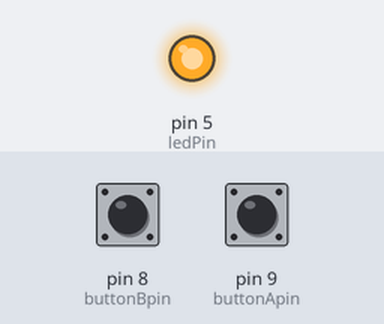
The sketch below on a simulated Arduino Uno, built with avr-gcc and run on an emulated ATmega328P. Parts: output pins drawn as LEDs (lit = HIGH). Dashed ring = blinking. The test bench sets the inputs (shaded band); at power-on: pin 9 (buttonApin) HIGH, pin 8 (buttonBpin) HIGH.

Above: at 1.2 s.
1.3 s: pin 9 (buttonApin) pulled LOW for 1 s
At 2.09 s:
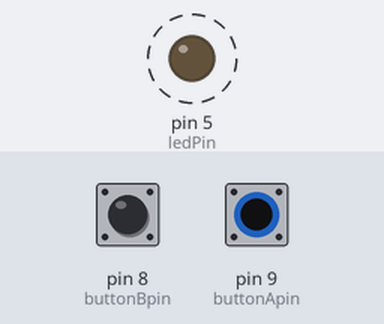
3.8 s: pin 9 (buttonApin) pulled LOW for 0.15 s
At 4.9 s:
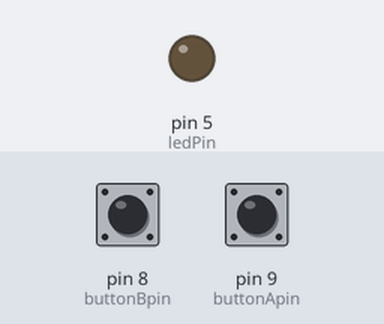
5.4 s: pin 9 (buttonApin) pulled LOW for 3.2 s
At 6.19 s:
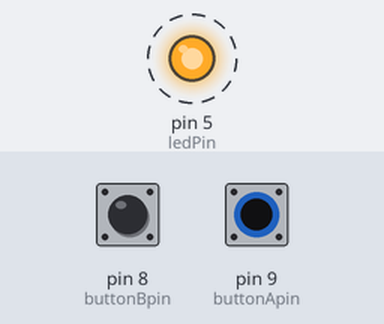
Timing chart, 0 to 10.1 s (numbered marks = the images above; inputs shaded):
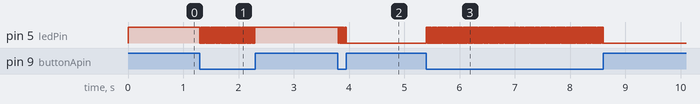

The sketch:

Digital_Inputs.ino
```cpp
//www.elegoo.com
//2016.12.08

int ledPin = 5;
int buttonApin = 9;
int buttonBpin = 8;
bool state=1;
bool prevA=1;
bool prevB=1;

byte leds = 0;

void setup()
{
  pinMode(ledPin, OUTPUT);
  pinMode(buttonApin, INPUT_PULLUP);
  pinMode(buttonBpin, INPUT_PULLUP);
  Serial.begin(9600);
}

void loop()
{
  if(state==1){digitalWrite(ledPin, HIGH); delay(10);}
  else {digitalWrite(ledPin, LOW); delay(10);}

  if (digitalRead(buttonApin) == LOW ){prevA=0;}
  else{prevA=1;}
  if (digitalRead(buttonBpin) == LOW ){prevB=0;}
  else{prevB=1;}

  if(prevA==0){state= !state;}
}
```

Measured:
- after the input at 1.3 s, pin 5 (ledPin): alternates HIGH for 0.01 s and LOW for 0.01 s, 100 changes in all, then stays HIGH, starting at once
- after the input at 3.8 s, pin 5 (ledPin): alternates HIGH for 0.01 s and LOW for 0.01 s, 15 changes in all, then stays LOW, starting at once
- after the input at 5.4 s, pin 5 (ledPin): alternates HIGH for 0.01 s and LOW for 0.01 s, 320 changes in all, then stays LOW, starting at once
